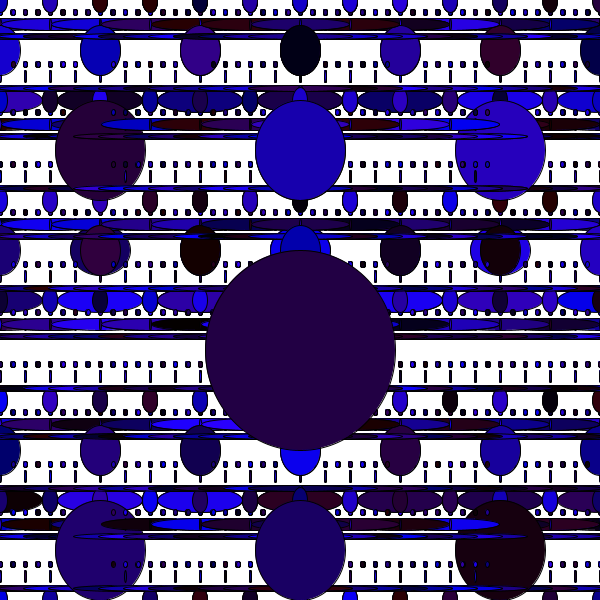
Frame 1 (no input)
Frame 60 (the mouse pressed at the canvas centre just before this capture): identical to frame 1, image omitted
Frame 120 (the mouse held since frame 60 and released just before this capture): identical to frame 1, image omitted

The Processing sketch that drew this single still picture (run headless with seeded random() and noise(); from frame 60 on, the mouse is pressed at the canvas centre):

// Processing sketch: Fractal
// ── Fractal.pde
 void setup()
{
  //Sets size of screen and background to white
  size(600, 600);
  background(255, 255, 255);
  
  //Calls upon the method
  fracture(width/2, height/2, 200, 200);
}

void draw()
{
  
}

//Defines method
void fracture(int x, int y, int w, int h)
{
  
  //Only draws shapes when width is more than 6
  if ( w > 6)
  {
    //Draws each object with recursion
    fracture( x - w, y - h/2, w/2, h/2 );
    fracture( x + w, y - h/2, w/2, h/2 );
    fracture( x - w, y + h/2, w/2, h/2 );
    fracture( x + w, y + h/2, w/2, h/2 );
    fracture( x, y - h/2, w/2, h/2 );
    fracture( x, y - h/2, w/2, h/2 );
    fracture( x, y + h/2, w/2 - 100, h/2 ); //Do w/2 - 100 on this one
    fracture( x, y + h/2, w/2, h/2 );
  }
  //Colours each shape a shade of blue
  fill( (int) (Math.random() * 50), 0, (int) (Math.random() * 255));
  
  //Sets shape drawn as an ellipse
  ellipse( x , y*2 - 250, w - 10, h );
}
//Make there less of a jump between each image line
